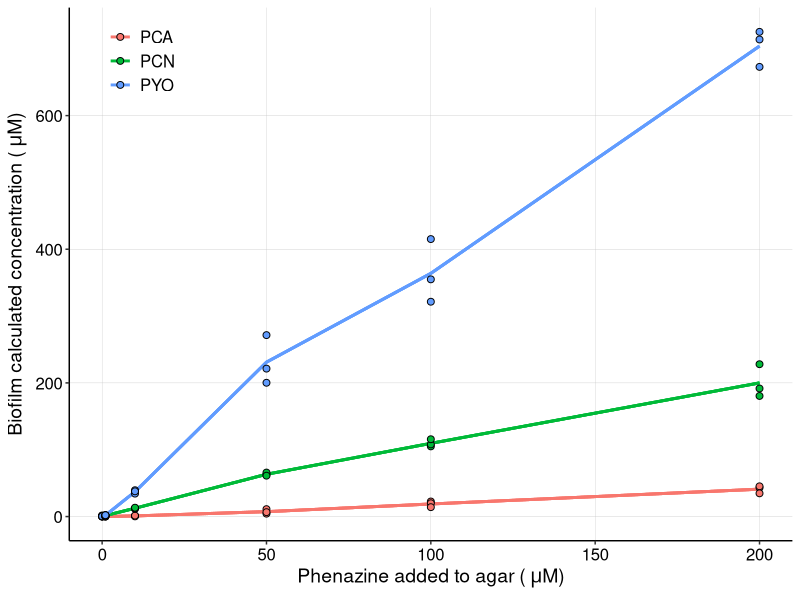

Write R code to recreate this figure.
## ---- chunk 1
library(tidyverse)
library(cowplot)
library(broom) 
library(modelr) 
library(viridis)

knitr::opts_knit$set(root.dir = '/Users/scottsaunders/git/labwork/Figures/draft1/')
knitr::opts_chunk$set(tidy.opts=list(width.cutoff=60),tidy=TRUE, echo = TRUE, message=FALSE, warning=FALSE, fig.align="center")

theme_1 <- function () { 
    theme_classic() %+replace% 
        theme(
          axis.text = element_text( size=12),
          axis.title=element_text(size=14),
          strip.text = element_text(size = 14),
          strip.background = element_rect(color='white'),
          legend.title=element_text(size=14),
          legend.text=element_text(size=12),
          panel.grid.major = element_line(color='grey',size=0.1)
        )
}
theme_set(theme_1())
## ---- chunk 2
df <- read_csv('../data/2018_10_30_HPLC_concentrations_df.csv',comment = "#") 

df_dPHZstar <- df %>% 
  filter(strain=='dPHZstar') %>% 
  mutate(added_phz_int=as.integer(str_extract(amount_added,"^[0-9]+")))

df_dPHZstar_match <- df_dPHZstar %>% 
  filter(measured_phenazine==added_phenazine) %>% 
  group_by(measured_phenazine,amount_added) %>% 
  mutate(mean = mean(calcConc))

ggplot(df_dPHZstar_match,aes(x=added_phz_int,y=calcConc,shape=factor(replicate)))+
  geom_line(size=1,aes(y=mean,color=measured_phenazine))+geom_point(shape=21,size=2,aes(fill=measured_phenazine))+
  labs(x=expression('Phenazine added to agar ('~mu*"M)"),y=expression("Biofilm calculated concentration ("~mu*"M)" ))+
  theme(legend.position = c(0.1, 0.9),
        legend.title = element_blank(),
        legend.background = element_rect(fill=NA))


#ggsave('fig1f_inVivoCurve.pdf', height = 6 , width = 8)
